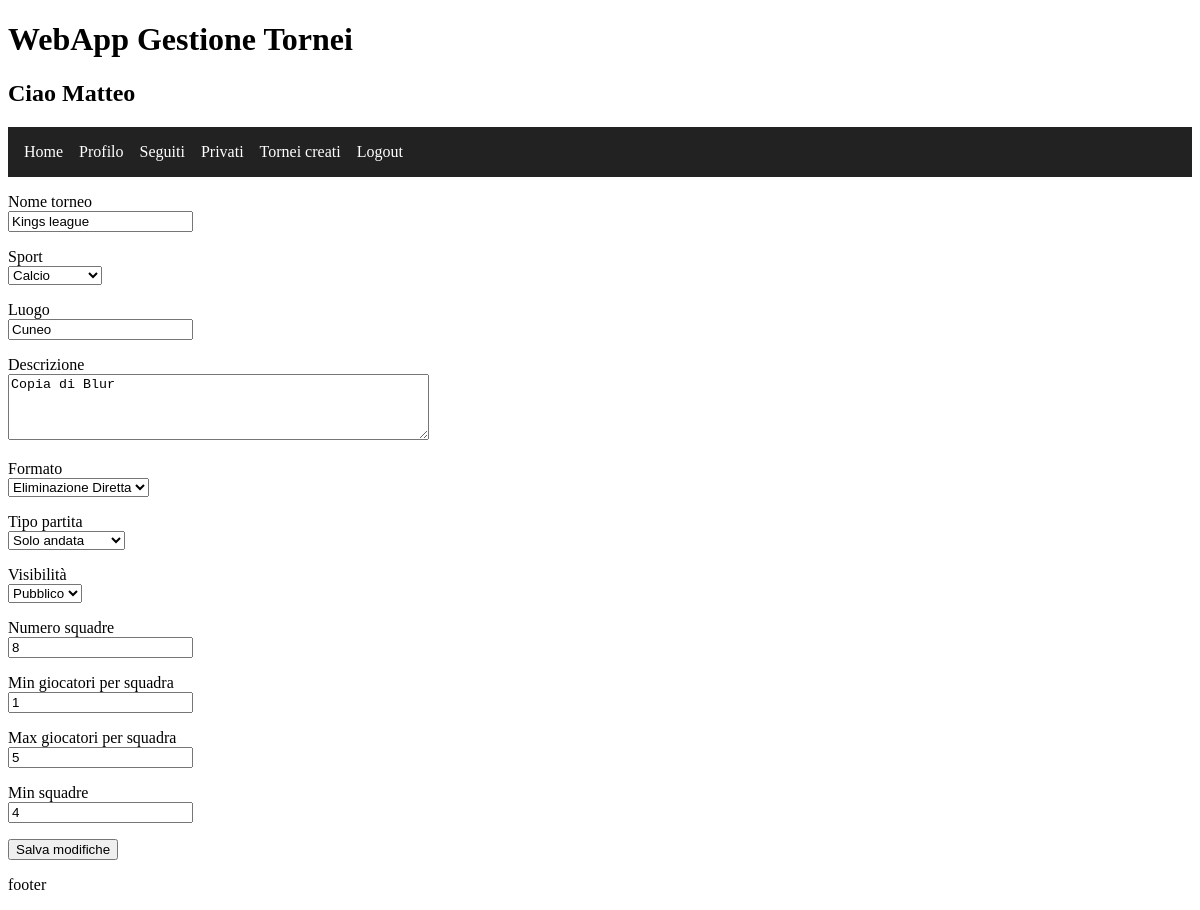
Page /modifica_torneo.php?id=25 (signed in) on the committed database.
### tables this page shows
CREATE TABLE `torneo` (
  `id` int(11) NOT NULL,
  `sport` varchar(255) NOT NULL,
  `nome` varchar(150) NOT NULL,
  `descrizione` varchar(255) DEFAULT NULL,
  `luogo` varchar(255) NOT NULL,
  `formato` enum('girone_unico','eliminazione_diretta','gironi_playoff') NOT NULL,
  `tipo_partita` enum('andata','andata_ritorno') NOT NULL,
  `visibilita` enum('pubblico','privato') NOT NULL DEFAULT 'pubblico',
  `numero_squadre` int(11) NOT NULL,
  `creato_da` int(11) NOT NULL,
  `stato` enum('aperto','in_corso','completato') NOT NULL DEFAULT 'aperto',
  `min_giocatori_per_squadra` int(11) NOT NULL,
  `max_giocatori_per_squadra` int(11) NOT NULL,
  `min_squadre` int(11) NOT NULL DEFAULT 2,
  `data_chiusura_iscrizioni` datetime NOT NULL,
  `codice_privato` varchar(8) DEFAULT NULL
);

### modifica_torneo.php (the view, shortened to what this page needs)
<?php
include("conf/db_config.php");
$id = isset($_GET['id']) ? $_GET['id']: null;
$sql = "SELECT id, nome, descrizione, formato, tipo_partita, visibilita,
            numero_squadre, stato, min_giocatori_per_squadra,
            max_giocatori_per_squadra, min_squadre,
            data_chiusura_iscrizioni, codice_privato, sport, luogo
        FROM torneo
        WHERE id = ?";
$stmt = $conn->prepare($sql);
$stmt->bind_param("i", $id);
$stmt->execute();
$result = $stmt->get_result();
$torneo = $result->fetch_assoc();
?>
<form method="POST">
    <p>
        <label>Nome torneo</label><br>
        <input type="text" name="nome" value="<?= htmlspecialchars($torneo['nome']) ?>" required>
    </p>
    <p>
        <label>Sport</label><br>
        <select name="sport">
            <option value="calcio" <?= $torneo['sport']=="calcio" ? "selected" : "" ?>>Calcio</option>
        </select>
    </p>
    <p>
        <label>Luogo</label><br>
        <input type="text" name="luogo" value="<?= htmlspecialchars($torneo['luogo']) ?>" required>
    </p>
    <p>
        <label>Descrizione</label><br>
        <textarea name="descrizione" rows="4" cols="50"><?= htmlspecialchars($torneo['descrizione']) ?></textarea>
    </p>
    <p>
        <label>Formato</label><br>
        <select name="formato">
            <option value="eliminazione_diretta" <?= $torneo['formato']=="eliminazione_diretta" ? "selected" : "" ?>>Eliminazione Diretta</option>
        </select>
    </p>
    <p>
        <label>Tipo partita</label><br>
        <select name="tipo_partita">
            <option value="andata" <?= $torneo['tipo_partita']=="andata" ? "selected" : "" ?>>Solo andata</option>
        </select>
    </p>
    <p>
        <label>Visibilità</label><br>
        <select name="visibilita">
            <option value="pubblico" <?= $torneo['visibilita']=="pubblico" ? "selected" : "" ?>>Pubblico</option>
        </select>
    </p>
    <p>
        <label>Numero squadre</label><br>
        <input type="number" name="numero_squadre" value="<?= $torneo['numero_squadre'] ?>">
    </p>
    <p>
        <label>Min giocatori per squadra</label><br>
        <input type="number" name="min_giocatori" value="<?= $torneo['min_giocatori_per_squadra'] ?>">
    </p>
    <p>
        <label>Max giocatori per squadra</label><br>
        <input type="number" name="max_giocatori" value="<?= $torneo['max_giocatori_per_squadra'] ?>">
    </p>
    <p>
        <label>Min squadre</label><br>
        <input type="number" name="min_squadre" value="<?= $torneo['min_squadre'] ?>">
    </p>
    <button type="submit" name="salva">Salva modifiche</button>
</form>
<?php require_once('templates/footer.php'); ?>

### rows in the picture
torneo: nome "Kings league", sport "Calcio", luogo "Cuneo", descrizione "Copia di Blur", formato "Eliminazione Diretta", tipo_partita "Solo andata", visibilita "Pubblico", numero_squadre "8", min_giocatori "1", max_giocatori "5", min_squadre "4"

### other values in the picture
$_SESSION['nome_utente'] "Matteo"
